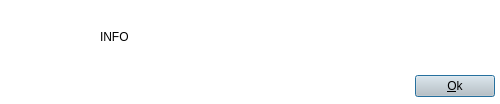
<?xml version="1.0" encoding="UTF-8"?>
<ui version="4.0">
 <class>Dialog</class>
 <widget class="QDialog" name="Dialog">
  <property name="geometry">
   <rect>
    <x>0</x>
    <y>0</y>
    <width>500</width>
    <height>104</height>
   </rect>
  </property>
  <property name="sizePolicy">
   <sizepolicy hsizetype="Fixed" vsizetype="Fixed">
    <horstretch>0</horstretch>
    <verstretch>0</verstretch>
   </sizepolicy>
  </property>
  <property name="minimumSize">
   <size>
    <width>500</width>
    <height>100</height>
   </size>
  </property>
  <property name="maximumSize">
   <size>
    <width>500</width>
    <height>104</height>
   </size>
  </property>
  <property name="contextMenuPolicy">
   <enum>Qt::NoContextMenu</enum>
  </property>
  <property name="windowTitle">
   <string>Dialog</string>
  </property>
  <property name="whatsThis">
   <string notr="true"/>
  </property>
  <property name="layoutDirection">
   <enum>Qt::LeftToRight</enum>
  </property>
  <property name="styleSheet">
   <string notr="true">background-color: rgb(255, 255, 255);</string>
  </property>
  <layout class="QHBoxLayout" name="horizontalLayout_2">
   <property name="spacing">
    <number>0</number>
   </property>
   <property name="margin">
    <number>0</number>
   </property>
   <item>
    <widget class="QLabel" name="label">
     <property name="minimumSize">
      <size>
       <width>100</width>
       <height>0</height>
      </size>
     </property>
     <property name="maximumSize">
      <size>
       <width>100</width>
       <height>16777215</height>
      </size>
     </property>
     <property name="styleSheet">
      <string notr="true">background-image: url(:/root/info72x72.png);
background-repeat:no-repeat;
background-position:center;</string>
     </property>
     <property name="text">
      <string/>
     </property>
    </widget>
   </item>
   <item>
    <layout class="QVBoxLayout" name="verticalLayout">
     <property name="spacing">
      <number>0</number>
     </property>
     <item>
      <widget class="QLabel" name="label_2">
       <property name="minimumSize">
        <size>
         <width>398</width>
         <height>65</height>
        </size>
       </property>
       <property name="maximumSize">
        <size>
         <width>398</width>
         <height>65</height>
        </size>
       </property>
       <property name="font">
        <font>
         <stylestrategy>PreferDefault</stylestrategy>
         <kerning>false</kerning>
        </font>
       </property>
       <property name="contextMenuPolicy">
        <enum>Qt::NoContextMenu</enum>
       </property>
       <property name="layoutDirection">
        <enum>Qt::LeftToRight</enum>
       </property>
       <property name="styleSheet">
        <string notr="true"/>
       </property>
       <property name="text">
        <string>INFO</string>
       </property>
       <property name="scaledContents">
        <bool>false</bool>
       </property>
       <property name="wordWrap">
        <bool>true</bool>
       </property>
       <property name="openExternalLinks">
        <bool>true</bool>
       </property>
       <property name="textInteractionFlags">
        <set>Qt::TextBrowserInteraction</set>
       </property>
      </widget>
     </item>
     <item>
      <layout class="QHBoxLayout" name="horizontalLayout">
       <property name="spacing">
        <number>0</number>
       </property>
       <item>
        <spacer name="horizontalSpacer">
         <property name="orientation">
          <enum>Qt::Horizontal</enum>
         </property>
         <property name="sizeType">
          <enum>QSizePolicy::Expanding</enum>
         </property>
         <property name="sizeHint" stdset="0">
          <size>
           <width>40</width>
           <height>10</height>
          </size>
         </property>
        </spacer>
       </item>
       <item>
        <widget class="QPushButton" name="pushButton">
         <property name="cursor">
          <cursorShape>PointingHandCursor</cursorShape>
         </property>
         <property name="styleSheet">
          <string notr="true">background-color: rgb(200, 200, 200);</string>
         </property>
         <property name="text">
          <string>&amp;Ok</string>
         </property>
         <property name="flat">
          <bool>false</bool>
         </property>
        </widget>
       </item>
       <item>
        <spacer name="horizontalSpacer_2">
         <property name="orientation">
          <enum>Qt::Horizontal</enum>
         </property>
         <property name="sizeType">
          <enum>QSizePolicy::Fixed</enum>
         </property>
         <property name="sizeHint" stdset="0">
          <size>
           <width>5</width>
           <height>10</height>
          </size>
         </property>
        </spacer>
       </item>
      </layout>
     </item>
    </layout>
   </item>
  </layout>
 </widget>
 <resources>
  <include location="ressources/r.qrc"/>
 </resources>
 <connections/>
</ui>
